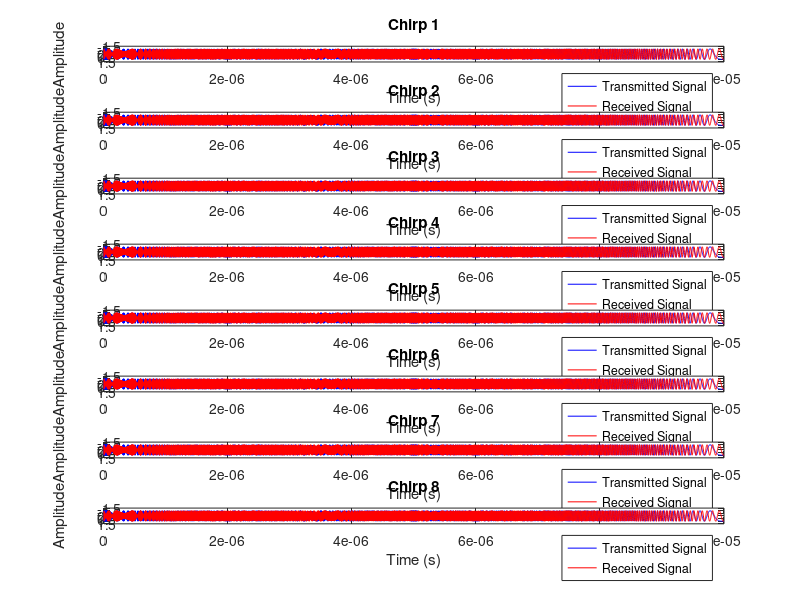
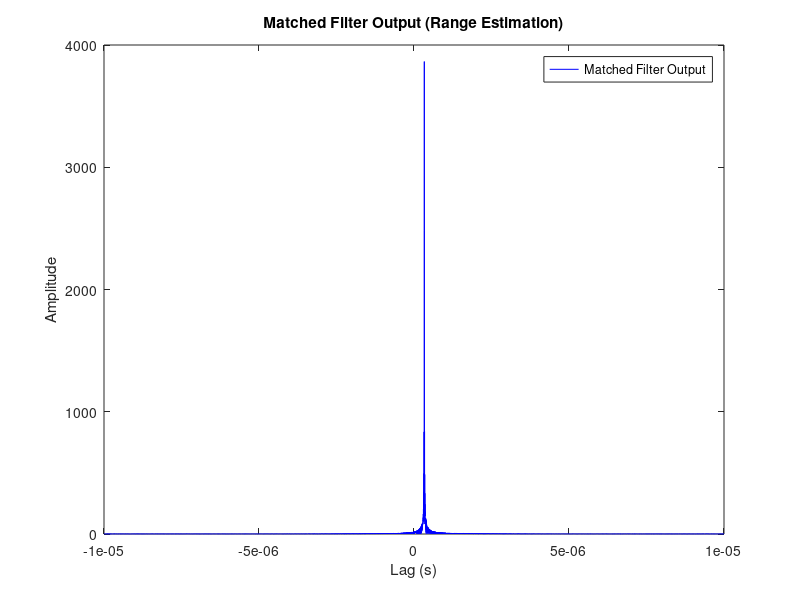
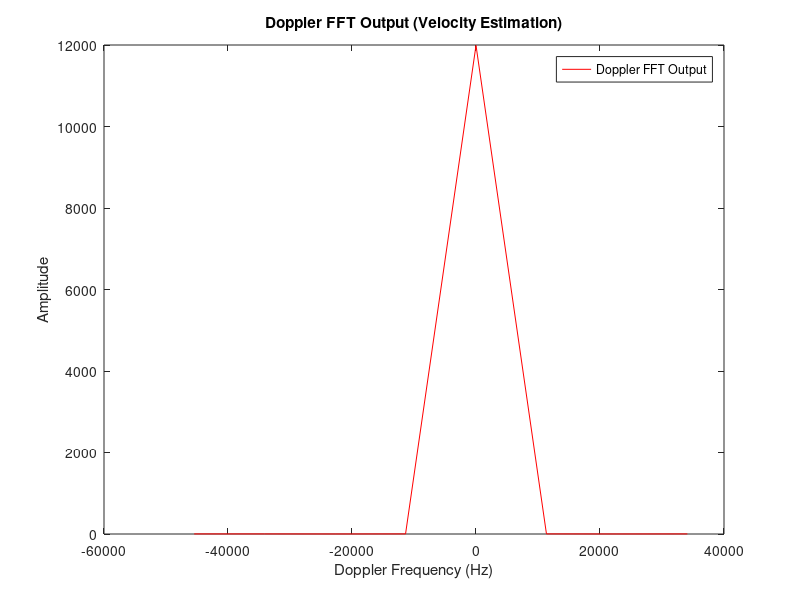

MATLAB code to generate these figures, in order:
% Radar Parameters
fc = 77e9;                 % Carrier frequency (Hz)
c = 3e8;                   % Speed of light (m/s)
bw = 200e6;                % Bandwidth (Hz)
chirp_duration = 10e-6;    % Chirp duration (s)
sweep_slope = bw / chirp_duration; % Chirp slope (Hz/s)
fs = 2 * bw;               % Sampling frequency (Hz)
lambda = c / fc;           % Wavelength (m)
num_chirps = 8;            % Number of chirp pulses

% Target Parameters
range_target = 50;         % Target range (m)
velocity_target = 30;      % Target velocity (m/s)
fd = 2 * velocity_target / lambda; % Doppler frequency (Hz)
time_delay = 2 * range_target / c; % Round-trip delay (s)

% Time Vectors
t = 0:1/fs:chirp_duration - 1/fs;    % Single chirp time
pri = chirp_duration + 1e-6;         % Pulse Repetition Interval (PRI)
T = 0:pri:(num_chirps - 1) * pri;    % Chirp start times

% Generate Transmitted Signal (Exponential Form)
tx_sig = zeros(length(t), num_chirps);
rx_sig = zeros(length(t), num_chirps);
for k = 1:num_chirps
    % Transmitted chirp in exponential form
    tx_sig(:, k) = exp(1j * 2 * pi * (fc * t + 0.5 * sweep_slope * t.^2));
    
    % Simulate Received Signal (with delay and Doppler)
    current_t = t - time_delay;
    rx_sig(:, k) = exp(1j * 2 * pi * (fc * current_t + ...
                     0.5 * sweep_slope * current_t.^2 + fd * t)) + ...
                   0.01 * (randn(size(t)) + 1j * randn(size(t))); % Add noise
end

% Matched Filtering and Range Estimation
mf_out = zeros(2 * length(t) - 1, num_chirps);
lags = (-length(t) + 1:length(t) - 1) / fs; % Lag vector
range_estimates = zeros(1, num_chirps);

for k = 1:num_chirps
    % Cross-correlation
    mf_out(:,k) = xcorr(rx_sig(:,k), tx_sig(:,k));
    [~, max_idx] = max(abs(mf_out(k, :)));
    estimated_delay = lags(max_idx); % Delay corresponding to peak
    range_estimates(k) = c * estimated_delay / 2; % Range estimate
end

% Doppler Processing via FFT
fft_out = fftshift(fft(range_estimates));
doppler_axis = (-num_chirps/2:num_chirps/2-1) / (num_chirps * pri); % Doppler axis
[~, doppler_idx] = max(abs(fft_out));
estimated_doppler = doppler_axis(doppler_idx); % Doppler frequency
estimated_velocity = estimated_doppler * lambda / 2; % Velocity estimate

% Display Results
disp(['Estimated Ranges (m): ', num2str(range_estimates)]);
disp(['Estimated Velocity (m/s): ', num2str(estimated_velocity)]);

% Plot Transmitted and Received Signals
figure;
hold on;
for k = 1:num_chirps
    subplot(num_chirps, 1, k);
    plot(t, real(tx_sig(:,k)), 'b', 'DisplayName', 'Transmitted Signal');
    hold on;
    plot(t, real(rx_sig(:,k)), 'r', 'DisplayName', 'Received Signal');
    title(['Chirp ', num2str(k)]);
    xlabel('Time (s)');
    ylabel('Amplitude');
    legend;
end

% Plot Matched Filter Output (Range Estimation)
figure;
plot(lags, abs(mf_out(:,1)), 'b', 'DisplayName', 'Matched Filter Output');
title('Matched Filter Output (Range Estimation)');
xlabel('Lag (s)');
ylabel('Amplitude');
legend;

% Plot Doppler FFT Output (Velocity Estimation)
figure;
plot(doppler_axis, abs(fft_out), 'r', 'DisplayName', 'Doppler FFT Output');
title('Doppler FFT Output (Velocity Estimation)');
xlabel('Doppler Frequency (Hz)');
ylabel('Amplitude');
legend;
